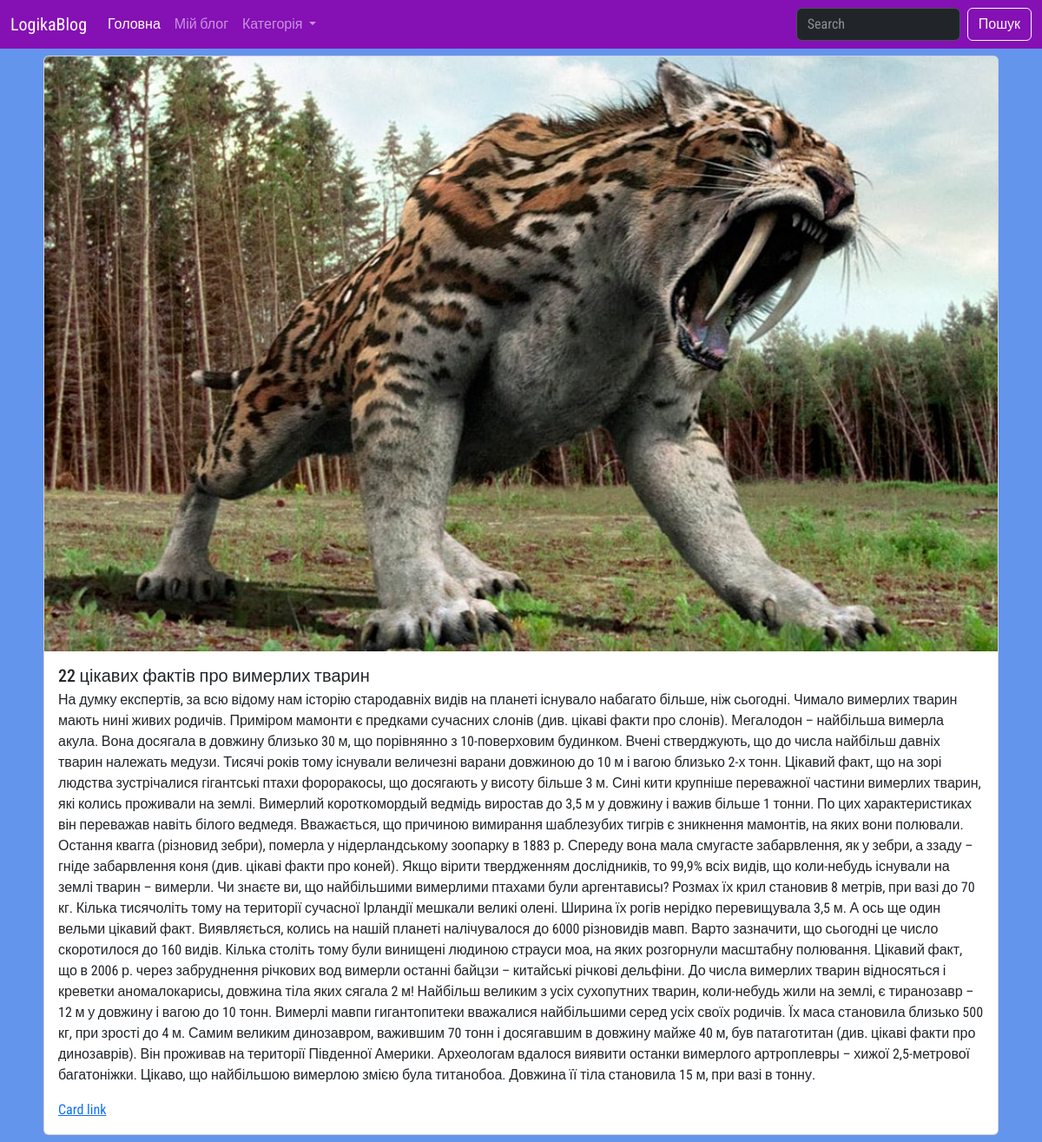
Screenshot of /post/2 with the database file from the repository.
### tables this page shows
CREATE TABLE "posts" (
	"id"	INTEGER,
	"category_id"	INTEGER,
	"author"	TEXT,
	"title"	TEXT NOT NULL,
	"text"	TEXT,
	"image"	TEXT DEFAULT 'slide1.jpg',
	"datetime"	TEXT NOT NULL DEFAULT CURRENT_TIMESTAMP,
	"image2"	TEXT,
	PRIMARY KEY("id" AUTOINCREMENT),
	FOREIGN KEY("author") REFERENCES "users"("id"),
	FOREIGN KEY("category_id") REFERENCES "category"("id")
);

### app.py (the view)
@app.route("/post/<post_id>")
def post(post_id):
    post = get_post(post_id)
    category_list = get_categorys()
    return render_template("post.html", category_list = category_list, post=post)

### sql_queries.py (called while the page is built)
def open():
    global conn, cursor
    conn = sqlite3.connect("blog.db")
    cursor = conn.cursor()

def close():
    cursor.close()
    conn.close()

def get_post(post_id):
    open()
    cursor.execute('''SELECT * from posts WHERE id == (?)''', [post_id])
    post = cursor.fetchone()
    conn.commit()
    close()
    return post

def get_categorys():
    open()
    cursor.execute('''SELECT * from category''')
    data = cursor.fetchall()
    conn.commit()
    close()
    return data

### templates/post.html (shortened to what this page needs)
{% extends 'base.html' %}
{% block main %}
<main class="container">
    <div class="card m-2">
        <img src="{{ url_for('static', filename='img/' + post[5]) }}" class="card-img-top" alt="...">
        <div class="card-body">
          <h5 class="card-title">{{post[3]}}</h5>
          <p class="card-text">{{post[4]}}</p>
          <a href="#" class="card-link">Card link</a>
        </div>
</main>
{% endblock main %}

### static/style.css (style rules this page uses)
body { font-family: 'Roboto Condensed', sans-serif; background-color: cornflowerblue; }

### rows the page displays
posts: image (picture), title "22 цікавих фактів про вимерлих тварин", text "На думку експертів, за всю відому нам історію стародавніх видів на планеті існувало набагато більше, ніж сьогодні. Чимало вимерлих тварин мають нині живих родичів. Приміром мамонти є предками сучасних слонів (див. цікаві факти про слонів). Мегалодон – найбільша вимерла акула. Вона досягала в довжину близько 30 м, що порівнянно з 10-поверховим будинком. Вчені стверджують, що до числа найбільш давніх тварин належать медузи. Тисячі років тому існували величезні варани довжиною до 10 м і вагою близько 2-х тонн. Цікавий факт, що на зорі людства зустрічалися гігантські птахи фороракосы, що досягають у висоту більше 3 м. Сині кити крупніше переважної частини вимерлих тварин, які колись проживали…"
